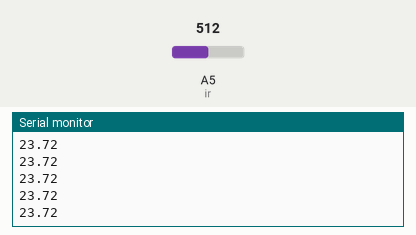
A sketch run on a simulated Arduino Uno, built with avr-gcc and run on an emulated ATmega328P. On the bench: the last lines printed to the serial monitor. The inputs (shaded band) are chosen by the test bench; at power-on: A5 (ir) = 512.

Above: at 1.2 s.
1.3 s: A5 (ir) set to 0
At 1.32 s:
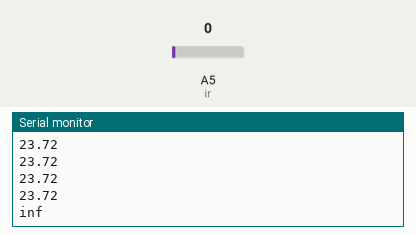
3.2 s: A5 (ir) set to 122
At 3.23 s:
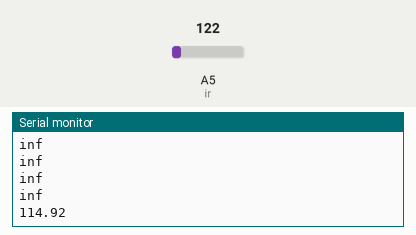

Measured:
- after the input at 1.3 s, the serial monitor: prints a new line at once (image 1)
- after the input at 3.2 s, the serial monitor: prints a new line at once (image 2)

The sketch:

SharpSensor.ino
```cpp
int ir = 5;

void setup() {
  Serial.begin(9600);
  pinMode(ir,INPUT);

}

void loop() {

  float volts = analogRead(ir)*0.0048828125;   // value from sensor * (5/1024) - if running 3.3.volts then change 5 to 3.3
  float distance = 65*pow(volts, -1.10);          // worked out from graph 65 = theretical distance / (1/Volts)S - luckylarry.co.uk
  Serial.println(distance);                       // print the distance
  delay(100);                                     // arbitary wait time.


}
```
